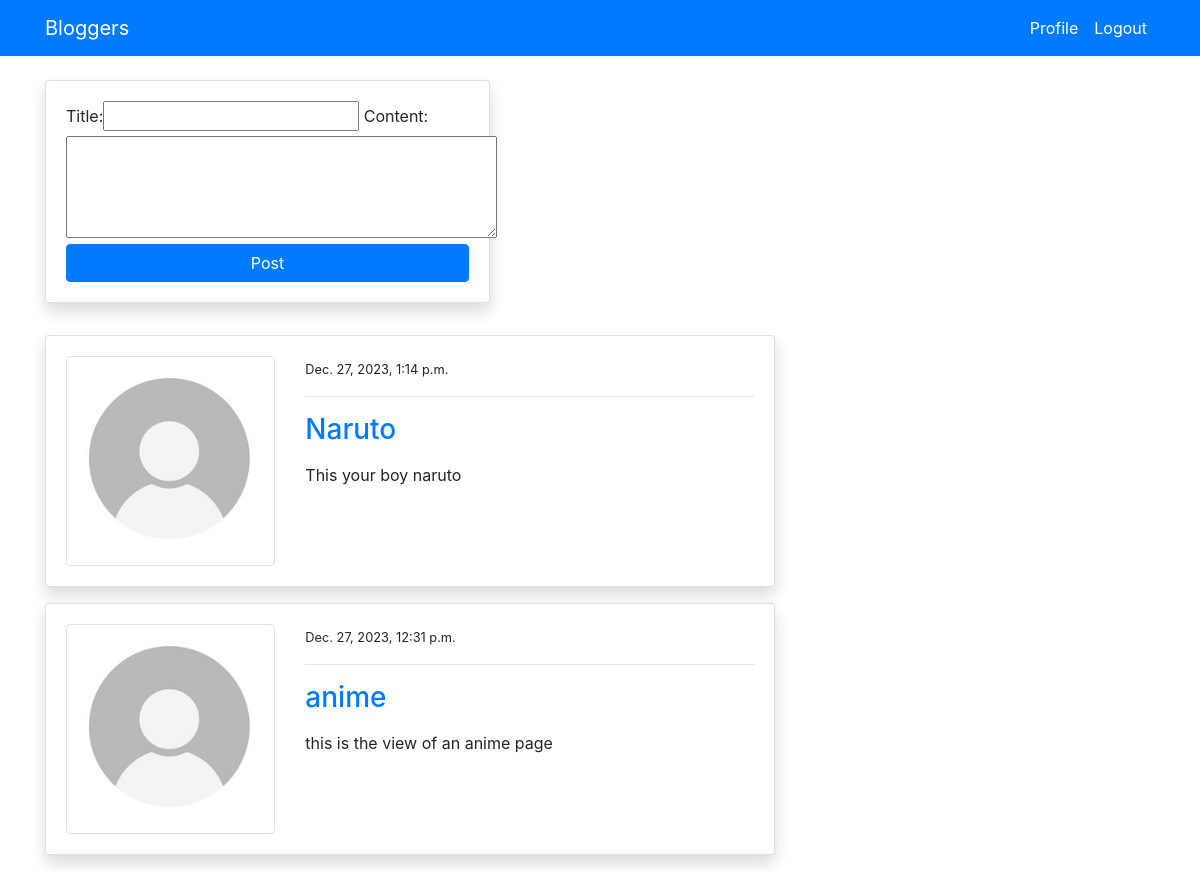
Screenshot of /blog/ (signed in) with the database file from the repository.
### blog/models.py (models this page shows, shortened)
class PostModel(models.Model):
    title = models.CharField(max_length=100)
    content = models.TextField()
    author = models.ForeignKey(User, on_delete=models.CASCADE)
    date_created = models.DateTimeField(auto_now_add=True)
    class Meta:
        ordering = ('-date_created',)

### users/models.py (models this page shows, shortened)
class ProfileModel(models.Model):
    user = models.OneToOneField(User, on_delete=models.CASCADE)
    image = models.ImageField(default='default.jpg', upload_to='profile', validators=[
                              FileExtensionValidator(['png', 'jpg'])])

### blog/views.py (the view)
# urls.py: path('blog/', views.index, name='blog-index'),
@login_required
def index(request):
    posts = PostModel.objects.all()
    if request.method == 'POST':
        form = PostModelForm(request.POST)
        if form.is_valid():
            instance = form.save(commit=False)
            instance.author = request.user
            instance.save()
            return redirect('blog-index')
    else:
        form = PostModelForm()
    context = {
        'posts': posts,
        'form': form
    }
    return render(request, 'blog/index.html', context)

### blog/forms.py
class PostModelForm(forms.ModelForm):
    content = forms.CharField(widget=forms.Textarea(attrs={'rows': 4 }))
    class Meta:
        model = PostModel
        fields = ('title', 'content')

### templates/blog/index.html (shortened to what this page needs)
{% extends 'partials/base.html' %}
{% block content %}
<div class="container">
    <div class="row mt-5 pt-3">
        <div class="col-md-5">
            <div class="card my-3 shadow">
                <div class="card-body">
                    <form method="POST">
                        {{ form }}
                        <input class="btn btn-primary btn-block" type="submit" value="Post">
                    </form>
                </div>
            </div>
        </div>
        <div class="col-md-8">
            {% for post in posts %}
            <div class="card shadow my-3">
                <div class="card-body">
                    <div class="row">
                        <div class="col-md-4">
                            <img class="img-thumbnail" src="{{ post.author.profilemodel.image.url }}" alt="img">
                        </div>
                        <div class="col-md-8">
                            <small>{{ post.date_created }}</small>
                            <hr>
                            <a class="h3" href="{% url 'blog-post-detail' post.id %}">{{ post.title }}</a>
                            <p class="text-justify my-3">
                                {{ post.content }}
                            </p>
                        </div>
                    </div>
                </div>
            </div>
            {% endfor %}
        </div>
    </div>
</div>
{% endblock %}

### templates/partials/base.html (shortened to what this page needs)
{% load static %}
<!doctype html>
<html lang="en">
<head>
    <link rel="stylesheet" href="https://cdn.jsdelivr.net/npm/bootstrap@4.6.0/dist/css/bootstrap.min.css"
>
    <link rel="stylesheet" href="{% static '/style.css' %}">
</head>
<body>
    {% include 'partials/nav.html' %}
    {% block content %}
    {% endblock %}
</body>
</html>

### templates/partials/nav.html (shortened to what this page needs)
<nav class="navbar navbar-expand-lg navbar-primary bg-primary fixed-top">
    <div class="container">
        {% if request.user.is_authenticated %}
        <a class="navbar-brand text-white" href="{% url 'blog-index' %}">Bloggers</a>
        <div class="collapse navbar-collapse" id="navbarSupportedContent">
            <ul class="navbar-nav ml-auto">
                <li class="nav-item active">
                    <a class="nav-link text-white" href="{% url 'users-profile' %}">Profile </a>
                </li>
                <li class="nav-item">
                    <a class="nav-link text-white" href="{% url 'users-logout' %}">Logout</a>
                </li>
            </ul>
            {% endif %}
        </div>
    </div>
</nav>

### rows the page displays
PostModel: author.profilemodel.image (placeholder picture), date_created "Dec. 27, 2023, 1:14 p.m.", title "Naruto", content "This your boy naruto"
PostModel: author.profilemodel.image (placeholder picture), date_created "Dec. 27, 2023, 12:31 p.m.", title "anime", content "this is the view of an anime page"
